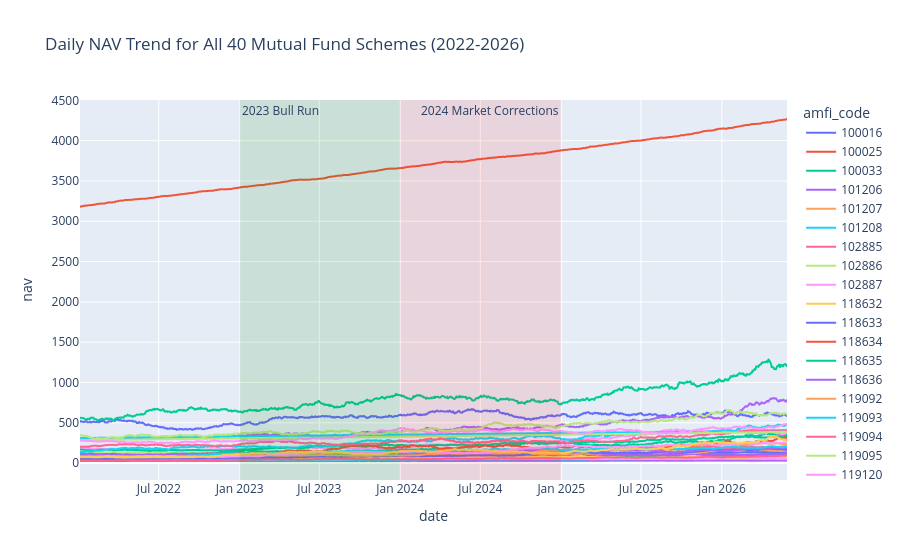

Write notebook code for a chart like this one.
### Code cell
fig = px.line(
    nav,
    x="date",
    y="nav",
    color="amfi_code",
    title="Daily NAV Trend for All 40 Mutual Fund Schemes (2022-2026)"
)

fig.add_vrect(
    x0="2023-01-01",
    x1="2023-12-31",
    fillcolor="green",
    opacity=0.12,
    line_width=0,
    annotation_text="2023 Bull Run",
    annotation_position="top left"
)

fig.add_vrect(
    x0="2024-01-01",
    x1="2024-12-31",
    fillcolor="red",
    opacity=0.10,
    line_width=0,
    annotation_text="2024 Market Corrections",
    annotation_position="top right"
)

fig.show()

### Figure 1 — Plotly figure (JSON) as saved in the notebook; plotly's stock layout.template omitted (floating-point values rounded to 4 significant figures; data arrays with more than 128 entries replaced by an {"elided": "..."} marker saying what was removed)
{"data": [{"hovertemplate": "amfi_code=100016<br>date=%{x}<br>nav=%{y}<extra></extra>", "legendgroup": "100016", "line": {"color": "#636efa", "dash": "solid"}, "marker": {"symbol": "circle"}, "mode": "lines", "name": "100016", "showlegend": true, "type": "scattergl", "x": {"elided": "1150 str values"}, "xaxis": "x", "y": {"elided": "1150 float values"}, "yaxis": "y"}, {"hovertemplate": "amfi_code=100025<br>date=%{x}<br>nav=%{y}<extra></extra>", "legendgroup": "100025", "line": {"color": "#EF553B", "dash": "solid"}, "marker": {"symbol": "circle"}, "mode": "lines", "name": "100025", "showlegend": true, "type": "scattergl", "x": {"elided": "1150 str values"}, "xaxis": "x", "y": {"elided": "1150 float values"}, "yaxis": "y"}, {"hovertemplate": "amfi_code=100033<br>date=%{x}<br>nav=%{y}<extra></extra>", "legendgroup": "100033", "line": {"color": "#00cc96", "dash": "solid"}, "marker": {"symbol": "circle"}, "mode": "lines", "name": "100033", "showlegend": true, "type": "scattergl", "x": {"elided": "1150 str values"}, "xaxis": "x", "y": {"elided": "1150 float values"}, "yaxis": "y"}, {"hovertemplate": "amfi_code=101206<br>date=%{x}<br>nav=%{y}<extra></extra>", "legendgroup": "101206", "line": {"color": "#ab63fa", "dash": "solid"}, "marker": {"symbol": "circle"}, "mode": "lines", "name": "101206", "showlegend": true, "type": "scattergl", "x": {"elided": "1150 str values"}, "xaxis": "x", "y": {"elided": "1150 float values"}, "yaxis": "y"}, {"hovertemplate": "amfi_code=101207<br>date=%{x}<br>nav=%{y}<extra></extra>", "legendgroup": "101207", "line": {"color": "#FFA15A", "dash": "solid"}, "marker": {"symbol": "circle"}, "mode": "lines", "name": "101207", "showlegend": true, "type": "scattergl", "x": {"elided": "1150 str values"}, "xaxis": "x", "y": {"elided": "1150 float values"}, "yaxis": "y"}, {"hovertemplate": "amfi_code=101208<br>date=%{x}<br>nav=%{y}<extra></extra>", "legendgroup": "101208", "line": {"color": "#19d3f3", "dash": "solid"}, "marker": {"symbol": "circle"}, "mode": "lines", "name": "101208", "showlegend": true, "type": "scattergl", "x": {"elided": "1150 str values"}, "xaxis": "x", "y": {"elided": "1150 float values"}, "yaxis": "y"}, {"hovertemplate": "amfi_code=102885<br>date=%{x}<br>nav=%{y}<extra></extra>", "legendgroup": "102885", "line": {"color": "#FF6692", "dash": "solid"}, "marker": {"symbol": "circle"}, "mode": "lines", "name": "102885", "showlegend": true, "type": "scattergl", "x": {"elided": "1150 str values"}, "xaxis": "x", "y": {"elided": "1150 float values"}, "yaxis": "y"}, {"hovertemplate": "amfi_code=102886<br>date=%{x}<br>nav=%{y}<extra></extra>", "legendgroup": "102886", "line": {"color": "#B6E880", "dash": "solid"}, "marker": {"symbol": "circle"}, "mode": "lines", "name": "102886", "showlegend": true, "type": "scattergl", "x": {"elided": "1150 str values"}, "xaxis": "x", "y": {"elided": "1150 float values"}, "yaxis": "y"}, {"hovertemplate": "amfi_code=102887<br>date=%{x}<br>nav=%{y}<extra></extra>", "legendgroup": "102887", "line": {"color": "#FF97FF", "dash": "solid"}, "marker": {"symbol": "circle"}, "mode": "lines", "name": "102887", "showlegend": true, "type": "scattergl", "x": {"elided": "1150 str values"}, "xaxis": "x", "y": {"elided": "1150 float values"}, "yaxis": "y"}, {"hovertemplate": "amfi_code=118632<br>date=%{x}<br>nav=%{y}<extra></extra>", "legendgroup": "118632", "line": {"color": "#FECB52", "dash": "solid"}, "marker": {"symbol": "circle"}, "mode": "lines", "name": "118632", "showlegend": true, "type": "scattergl", "x": {"elided": "1150 str values"}, "xaxis": "x", "y": {"elided": "1150 float values"}, "yaxis": "y"}, {"hovertemplate": "amfi_code=118633<br>date=%{x}<br>nav=%{y}<extra></extra>", "legendgroup": "118633", "line": {"color": "#636efa", "dash": "solid"}, "marker": {"symbol": "circle"}, "mode": "lines", "name": "118633", "showlegend": true, "type": "scattergl", "x": {"elided": "1150 str values"}, "xaxis": "x", "y": {"elided": "1150 float values"}, "yaxis": "y"}, {"hovertemplate": "amfi_code=118634<br>date=%{x}<br>nav=%{y}<extra></extra>", "legendgroup": "118634", "line": {"color": "#EF553B", "dash": "solid"}, "marker": {"symbol": "circle"}, "mode": "lines", "name": "118634", "showlegend": true, "type": "scattergl", "x": {"elided": "1150 str values"}, "xaxis": "x", "y": {"elided": "1150 float values"}, "yaxis": "y"}, {"hovertemplate": "amfi_code=118635<br>date=%{x}<br>nav=%{y}<extra></extra>", "legendgroup": "118635", "line": {"color": "#00cc96", "dash": "solid"}, "marker": {"symbol": "circle"}, "mode": "lines", "name": "118635", "showlegend": true, "type": "scattergl", "x": {"elided": "1150 str values"}, "xaxis": "x", "y": {"elided": "1150 float values"}, "yaxis": "y"}, {"hovertemplate": "amfi_code=118636<br>date=%{x}<br>nav=%{y}<extra></extra>", "legendgroup": "118636", "line": {"color": "#ab63fa", "dash": "solid"}, "marker": {"symbol": "circle"}, "mode": "lines", "name": "118636", "showlegend": true, "type": "scattergl", "x": {"elided": "1150 str values"}, "xaxis": "x", "y": {"elided": "1150 float values"}, "yaxis": "y"}, {"hovertemplate": "amfi_code=119092<br>date=%{x}<br>nav=%{y}<extra></extra>", "legendgroup": "119092", "line": {"color": "#FFA15A", "dash": "solid"}, "marker": {"symbol": "circle"}, "mode": "lines", "name": "119092", "showlegend": true, "type": "scattergl", "x": {"elided": "1150 str values"}, "xaxis": "x", "y": {"elided": "1150 float values"}, "yaxis": "y"}, {"hovertemplate": "amfi_code=119093<br>date=%{x}<br>nav=%{y}<extra></extra>", "legendgroup": "119093", "line": {"color": "#19d3f3", "dash": "solid"}, "marker": {"symbol": "circle"}, "mode": "lines", "name": "119093", "showlegend": true, "type": "scattergl", "x": {"elided": "1150 str values"}, "xaxis": "x", "y": {"elided": "1150 float values"}, "yaxis": "y"}, {"hovertemplate": "amfi_code=119094<br>date=%{x}<br>nav=%{y}<extra></extra>", "legendgroup": "119094", "line": {"color": "#FF6692", "dash": "solid"}, "marker": {"symbol": "circle"}, "mode": "lines", "name": "119094", "showlegend": true, "type": "scattergl", "x": {"elided": "1150 str values"}, "xaxis": "x", "y": {"elided": "1150 float values"}, "yaxis": "y"}, {"hovertemplate": "amfi_code=119095<br>date=%{x}<br>nav=%{y}<extra></extra>", "legendgroup": "119095", "line": {"color": "#B6E880", "dash": "solid"}, "marker": {"symbol": "circle"}, "mode": "lines", "name": "119095", "showlegend": true, "type": "scattergl", "x": {"elided": "1150 str values"}, "xaxis": "x", "y": {"elided": "1150 float values"}, "yaxis": "y"}, {"hovertemplate": "amfi_code=119120<br>date=%{x}<br>nav=%{y}<extra></extra>", "legendgroup": "119120", "line": {"color": "#FF97FF", "dash": "solid"}, "marker": {"symbol": "circle"}, "mode": "lines", "name": "119120", "showlegend": true, "type": "scattergl", "x": {"elided": "1150 str values"}, "xaxis": "x", "y": {"elided": "1150 float values"}, "yaxis": "y"}, {"hovertemplate": "amfi_code=119551<br>date=%{x}<br>nav=%{y}<extra></extra>", "legendgroup": "119551", "line": {"color": "#FECB52", "dash": "solid"}, "marker": {"symbol": "circle"}, "mode": "lines", "name": "119551", "showlegend": true, "type": "scattergl", "x": {"elided": "1150 str values"}, "xaxis": "x", "y": {"elided": "1150 float values"}, "yaxis": "y"}, {"hovertemplate": "amfi_code=119552<br>date=%{x}<br>nav=%{y}<extra></extra>", "legendgroup": "119552", "line": {"color": "#636efa", "dash": "solid"}, "marker": {"symbol": "circle"}, "mode": "lines", "name": "119552", "showlegend": true, "type": "scattergl", "x": {"elided": "1150 str values"}, "xaxis": "x", "y": {"elided": "1150 float values"}, "yaxis": "y"}, {"hovertemplate": "amfi_code=119598<br>date=%{x}<br>nav=%{y}<extra></extra>", "legendgroup": "119598", "line": {"color": "#EF553B", "dash": "solid"}, "marker": {"symbol": "circle"}, "mode": "lines", "name": "119598", "showlegend": true, "type": "scattergl", "x": {"elided": "1150 str values"}, "xaxis": "x", "y": {"elided": "1150 float values"}, "yaxis": "y"}, {"hovertemplate": "amfi_code=119599<br>date=%{x}<br>nav=%{y}<extra></extra>", "legendgroup": "119599", "line": {"color": "#00cc96", "dash": "solid"}, "marker": {"symbol": "circle"}, "mode": "lines", "name": "119599", "showlegend": true, "type": "scattergl", "x": {"elided": "1150 str values"}, "xaxis": "x", "y": {"elided": "1150 float values"}, "yaxis": "y"}, {"hovertemplate": "amfi_code=120503<br>date=%{x}<br>nav=%{y}<extra></extra>", "legendgroup": "120503", "line": {"color": "#ab63fa", "dash": "solid"}, "marker": {"symbol": "circle"}, "mode": "lines", "name": "120503", "showlegend": true, "type": "scattergl", "x": {"elided": "1150 str values"}, "xaxis": "x", "y": {"elided": "1150 float values"}, "yaxis": "y"}, {"hovertemplate": "amfi_code=120504<br>date=%{x}<br>nav=%{y}<extra></extra>", "legendgroup": "120504", "line": {"color": "#FFA15A", "dash": "solid"}, "marker": {"symbol": "circle"}, "mode": "lines", "name": "120504", "showlegend": true, "type": "scattergl", "x": {"elided": "1150 str values"}, "xaxis": "x", "y": {"elided": "1150 float values"}, "yaxis": "y"}, {"hovertemplate": "amfi_code=120505<br>date=%{x}<br>nav=%{y}<extra></extra>", "legendgroup": "120505", "line": {"color": "#19d3f3", "dash": "solid"}, "marker": {"symbol": "circle"}, "mode": "lines", "name": "120505", "showlegend": true, "type": "scattergl", "x": {"elided": "1150 str values"}, "xaxis": "x", "y": {"elided": "1150 float values"}, "yaxis": "y"}, {"hovertemplate": "amfi_code=120506<br>date=%{x}<br>nav=%{y}<extra></extra>", "legendgroup": "120506", "line": {"color": "#FF6692", "dash": "solid"}, "marker": {"symbol": "circle"}, "mode": "lines", "name": "120506", "showlegend": true, "type": "scattergl", "x": {"elided": "1150 str values"}, "xaxis": "x", "y": {"elided": "1150 float values"}, "yaxis": "y"}, {"hovertemplate": "amfi_code=120507<br>date=%{x}<br>nav=%{y}<extra></extra>", "legendgroup": "120507", "line": {"color": "#B6E880", "dash": "solid"}, "marker": {"symbol": "circle"}, "mode": "lines", "name": "120507", "showlegend": true, "type": "scattergl", "x": {"elided": "1150 str values"}, "xaxis": "x", "y": {"elided": "1150 float values"}, "yaxis": "y"}, {"hovertemplate": "amfi_code=120841<br>date=%{x}<br>nav=%{y}<extra></extra>", "legendgroup": "120841", "line": {"color": "#FF97FF", "dash": "solid"}, "marker": {"symbol": "circle"}, "mode": "lines", "name": "120841", "showlegend": true, "type": "scattergl", "x": {"elided": "1150 str values"}, "xaxis": "x", "y": {"elided": "1150 float values"}, "yaxis": "y"}, {"hovertemplate": "amfi_code=120842<br>date=%{x}<br>nav=%{y}<extra></extra>", "legendgroup": "120842", "line": {"color": "#FECB52", "dash": "solid"}, "marker": {"symbol": "circle"}, "mode": "lines", "name": "120842", "showlegend": true, "type": "scattergl", "x": {"elided": "1150 str values"}, "xaxis": "x", "y": {"elided": "1150 float values"}, "yaxis": "y"}, {"hovertemplate": "amfi_code=120843<br>date=%{x}<br>nav=%{y}<extra></extra>", "legendgroup": "120843", "line": {"color": "#636efa", "dash": "solid"}, "marker": {"symbol": "circle"}, "mode": "lines", "name": "120843", "showlegend": true, "type": "scattergl", "x": {"elided": "1150 str values"}, "xaxis": "x", "y": {"elided": "1150 float values"}, "yaxis": "y"}, {"hovertemplate": "amfi_code=120844<br>date=%{x}<br>nav=%{y}<extra></extra>", "legendgroup": "120844", "line": {"color": "#EF553B", "dash": "solid"}, "marker": {"symbol": "circle"}, "mode": "lines", "name": "120844", "showlegend": true, "type": "scattergl", "x": {"elided": "1150 str values"}, "xaxis": "x", "y": {"elided": "1150 float values"}, "yaxis": "y"}, {"hovertemplate": "amfi_code=125497<br>date=%{x}<br>nav=%{y}<extra></extra>", "legendgroup": "125497", "line": {"color": "#00cc96", "dash": "solid"}, "marker": {"symbol": "circle"}, "mode": "lines", "name": "125497", "showlegend": true, "type": "scattergl", "x": {"elided": "1150 str values"}, "xaxis": "x", "y": {"elided": "1150 float values"}, "yaxis": "y"}, {"hovertemplate": "amfi_code=125498<br>date=%{x}<br>nav=%{y}<extra></extra>", "legendgroup": "125498", "line": {"color": "#ab63fa", "dash": "solid"}, "marker": {"symbol": "circle"}, "mode": "lines", "name": "125498", "showlegend": true, "type": "scattergl", "x": {"elided": "1150 str values"}, "xaxis": "x", "y": {"elided": "1150 float values"}, "yaxis": "y"}, {"hovertemplate": "amfi_code=148567<br>date=%{x}<br>nav=%{y}<extra></extra>", "legendgroup": "148567", "line": {"color": "#FFA15A", "dash": "solid"}, "marker": {"symbol": "circle"}, "mode": "lines", "name": "148567", "showlegend": true, "type": "scattergl", "x": {"elided": "1150 str values"}, "xaxis": "x", "y": {"elided": "1150 float values"}, "yaxis": "y"}, {"hovertemplate": "amfi_code=148568<br>date=%{x}<br>nav=%{y}<extra></extra>", "legendgroup": "148568", "line": {"color": "#19d3f3", "dash": "solid"}, "marker": {"symbol": "circle"}, "mode": "lines", "name": "148568", "showlegend": true, "type": "scattergl", "x": {"elided": "1150 str values"}, "xaxis": "x", "y": {"elided": "1150 float values"}, "yaxis": "y"}, {"hovertemplate": "amfi_code=148569<br>date=%{x}<br>nav=%{y}<extra></extra>", "legendgroup": "148569", "line": {"color": "#FF6692", "dash": "solid"}, "marker": {"symbol": "circle"}, "mode": "lines", "name": "148569", "showlegend": true, "type": "scattergl", "x": {"elided": "1150 str values"}, "xaxis": "x", "y": {"elided": "1150 float values"}, "yaxis": "y"}, {"hovertemplate": "amfi_code=149322<br>date=%{x}<br>nav=%{y}<extra></extra>", "legendgroup": "149322", "line": {"color": "#B6E880", "dash": "solid"}, "marker": {"symbol": "circle"}, "mode": "lines", "name": "149322", "showlegend": true, "type": "scattergl", "x": {"elided": "1150 str values"}, "xaxis": "x", "y": {"elided": "1150 float values"}, "yaxis": "y"}, {"hovertemplate": "amfi_code=149323<br>date=%{x}<br>nav=%{y}<extra></extra>", "legendgroup": "149323", "line": {"color": "#FF97FF", "dash": "solid"}, "marker": {"symbol": "circle"}, "mode": "lines", "name": "149323", "showlegend": true, "type": "scattergl", "x": {"elided": "1150 str values"}, "xaxis": "x", "y": {"elided": "1150 float values"}, "yaxis": "y"}, {"hovertemplate": "amfi_code=149324<br>date=%{x}<br>nav=%{y}<extra></extra>", "legendgroup": "149324", "line": {"color": "#FECB52", "dash": "solid"}, "marker": {"symbol": "circle"}, "mode": "lines", "name": "149324", "showlegend": true, "type": "scattergl", "x": {"elided": "1150 str values"}, "xaxis": "x", "y": {"elided": "1150 float values"}, "yaxis": "y"}], "layout": {"annotations": [{"showarrow": false, "text": "2023 Bull Run", "x": "2023-01-01", "xanchor": "left", "xref": "x", "y": 1, "yanchor": "top", "yref": "y domain"}, {"showarrow": false, "text": "2024 Market Corrections", "x": "2024-12-31", "xanchor": "right", "xref": "x", "y": 1, "yanchor": "top", "yref": "y domain"}], "legend": {"title": {"text": "amfi_code"}, "tracegroupgap": 0}, "shapes": [{"fillcolor": "green", "line": {"width": 0}, "opacity": 0.12, "type": "rect", "x0": "2023-01-01", "x1": "2023-12-31", "xref": "x", "y0": 0, "y1": 1, "yref": "y domain"}, {"fillcolor": "red", "line": {"width": 0}, "opacity": 0.1, "type": "rect", "x0": "2024-01-01", "x1": "2024-12-31", "xref": "x", "y0": 0, "y1": 1, "yref": "y domain"}], "title": {"text": "Daily NAV Trend for All 40 Mutual Fund Schemes (2022-2026)"}, "xaxis": {"anchor": "y", "domain": [0, 1], "title": {"text": "date"}}, "yaxis": {"anchor": "x", "domain": [0, 1], "title": {"text": "nav"}}}}
